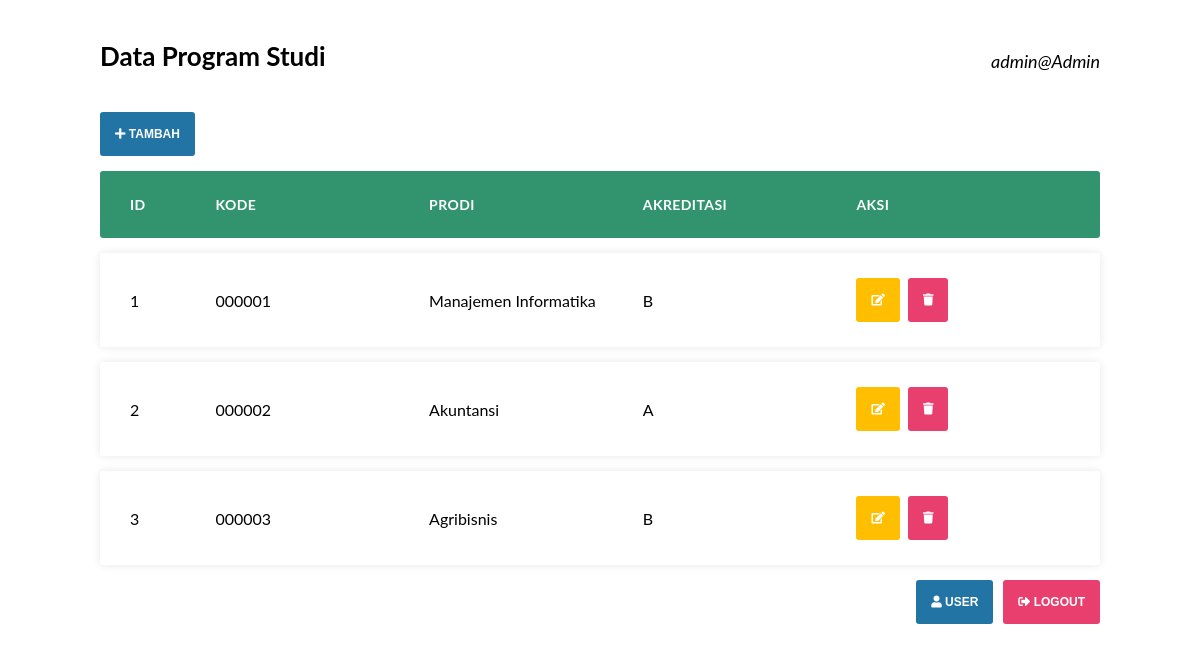
Page /admin/index.php (signed in) on the committed database.
### tables this page shows
CREATE TABLE `dt_prodi` (
  `idprodi` int(11) NOT NULL,
  `kdprodi` varchar(6) NOT NULL,
  `nmprodi` varchar(70) NOT NULL,
  `akreditasi` enum('A','B','C','-') NOT NULL DEFAULT '-'
);

### config/Library.php (called while the page is built, shortened)
<?php
class Library {
  public function __construct() {
    $hostname = "localhost";
    $dbname = "akademik";
    $username = "root";
    $password = "";
    $this->db = new PDO("mysql:host=$hostname;dbname=$dbname", $username, $password, array(
      PDO::ATTR_ERRMODE => PDO::ERRMODE_EXCEPTION
    ));
  }
  public function getAll($table) {
    try {
      $query = $this->db->prepare("SELECT * FROM $table");
      $query->execute();
      $data = $query->fetchAll();
      return $data;
    } catch (PDOExeption $err) {
      return "Gagal Mendapatkan Data ".$err->getMessage();
    }
  }
}
?>

### admin/index.php (the view, shortened to what this page needs)
<?php
include("../config/Library.php");
$pdo = new Library();
$table = "dt_prodi";
$a = @$_GET["a"];
switch($a) {
  default:
    read_data();
    break;
}
?>
<?php
function read_data() {
  global $pdo;
  global $table;
  $result = $pdo->getAll($table);
  echo "<!DOCTYPE html>
    <html lang='en'>
      <head>
        <meta charset='UTF-8'/>
        <meta name='viewport' content='width=device-width, initial-scale=1.0'/>
        <link rel='stylesheet' href='../public/style.css'>
        <link rel='stylesheet' href='../public/fontawesome/css/all.css'/>
        <title>Topik 2 - PBD CRUD 2 TIER</title>
      </head>
      <body>
        <div class='container'>
          <div class='title'>
            <h2>Data Program Studi</h2>
            <p class='muted'>".$_SESSION['username']."@".$_SESSION['role']."</p>
          </div>
          <ul class='responsive-table'>
            <li class='button-input'><a href='index.php?a=input'><button class='btn blue'><i class='fas fa-plus'></i> TAMBAH</button></a></li>
            <li class='table-header green'>
              <div class='col col-1'>ID</div>
              <div class='col col-2'>KODE</div>
              <div class='col col-3'>PRODI</div>
              <div class='col col-4'>AKREDITASI</div>
              <div class='col col-5'>AKSI</div>
            </li>";
  foreach($result as $row) {
    echo "<li class='table-row'>
              <div class='col col-1' data-label='ID'>".$row["idprodi"]."</div>
              <div class='col col-2' data-label='KODE'>".$row["kdprodi"]."</div>
              <div class='col col-3' data-label='PRODI'>".$row["nmprodi"]."</div>
              <div class='col col-4' data-label='AKREDITASI'>".$row["akreditasi"]."</div>
              <div class='col col-5 aksi'>
                <a href='index.php?a=edit&id=".$row["idprodi"]."'><button class='btn yellow edit'><i class='fas fa-edit'></i></button></a>
                <a href='index.php?a=hapus&id=".$row["idprodi"]."'><button class='btn red'><i class='fas fa-trash'></i></button></a>
              </div>
            </li>";
  }
  echo "<li class='button-input btn-bot'>
              <a href='user.php'><button class='btn blue'><i class='fas fa-user'></i> User</button></a>
              <a href='index.php?a=logout'><button class='btn red'><i class='fas fa-sign-out-alt'></i> Logout</button></a>
            </li>
          </ul>
        </div>
      </body>
    </html>";
}
?>

### public/style.css (style rules this page uses)
* { margin: 0; padding: 0; }
body { font-family: "lato", sans-serif; }
.container { max-width: 1000px; margin: auto; padding-left: 10px; padding-right: 10px; }
.blue { background: #2274a5; }
.green { background: #32936f; }
.yellow { background: #ffbf00; }
.red { background: #e83f6f; }
.title { display: flex; justify-content: space-between; align-items: flex-end; padding: 40px 0; }
h2 { font-size: 26px; }
.muted { padding: 0 0 0 10px; font-size: 18px; font-style: italic; text-align: center; }
.btn { border: 0; border-radius: 3px; color: #fff; cursor: pointer; font-size: 12px; font-weight: bold; outline: 0; padding: 15px; text-transform: uppercase; width: 100%; text-decoration: none; }
.responsive-table { padding: 0; }
.responsive-table li { border-radius: 3px; padding: 25px 30px; display: flex; justify-content: space-between; margin-bottom: 15px; }
.responsive-table .button-input { padding: 0; }
.responsive-table .btn-bot { justify-content: flex-end; }
.responsive-table .btn-bot a:first-child { margin-right: 10px; }
.responsive-table .table-header { color: #fff; font-size: 14px; font-weight: bold; text-transform: uppercase; letter-spacing: 0.03em; }
.responsive-table .table-row { box-shadow: 0px 0px 9px 0px rgba(0, 0, 0, 0.1); }
.responsive-table .col-1 { flex-basis: 10%; }
.responsive-table .col-2 { flex-basis: 25%; }
.responsive-table .col-3 { flex-basis: 25%; }
.responsive-table .col-4 { flex-basis: 25%; }
.responsive-table .col-5 { flex-basis: 25%; }
.responsive-table .table-row .col { display: flex; align-items: center; }
.responsive-table .aksi .edit { margin-right: 8px; width: auto; }

### rows in the picture
dt_prodi: idprodi "1", kdprodi "000001", nmprodi "Manajemen Informatika", akreditasi "B"
dt_prodi: idprodi "2", kdprodi "000002", nmprodi "Akuntansi", akreditasi "A"
dt_prodi: idprodi "3", kdprodi "000003", nmprodi "Agribisnis", akreditasi "B"

### other values in the picture
$_SESSION['username'] "admin"
$_SESSION['role'] "Admin"
